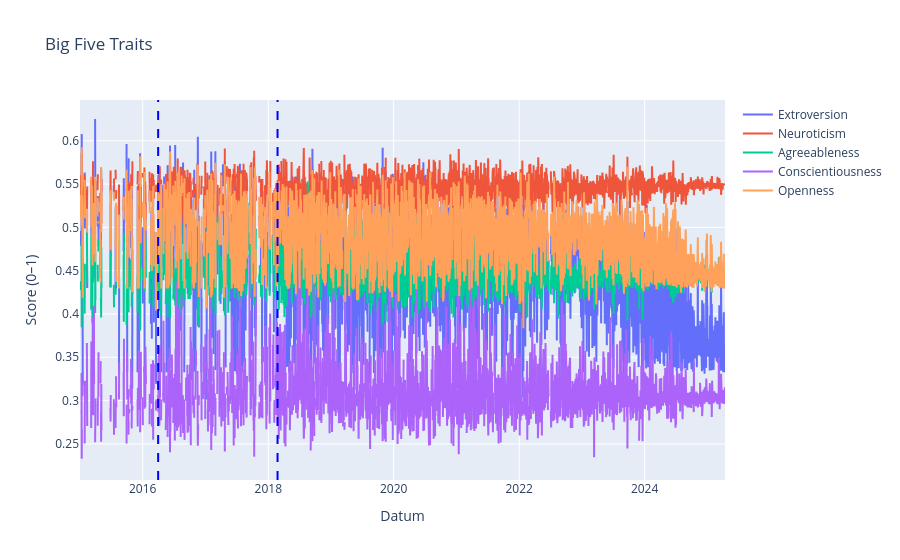

The notebook cell saved with this chart:
### Code cell
# Plot 5: Persönlichkeit
fig5 = go.Figure()
for col in ['Extroversion', 'Neuroticism', 'Agreeableness', 'Conscientiousness', 'Openness']:
    fig5.add_trace(go.Scatter(x=final_daily_df["date"], y=final_daily_df[col], mode='lines', name=col))
fig5.update_layout(title="Big Five Traits", xaxis_title="Datum", yaxis_title="Score (0–1)")

# Apply change point detection for personality traits
personality_data = final_daily_df[['Extroversion', 'Neuroticism', 'Agreeableness', 'Conscientiousness', 'Openness']].fillna(0).values

# Use ruptures for change point detection
model = rpt.Binseg(model="l2")  # Binary segmentation with l2 norm
n_bkps = 2  # Number of breakpoints to detect
breakpoints = model.fit_predict(personality_data, n_bkps=n_bkps)

# Add vertical lines for detected breakpoints
for bkp in breakpoints[:-1]:  # Exclude the last breakpoint (end of data)
    fig5.add_vline(x=final_daily_df["date"].iloc[bkp], line=dict(color="blue", dash="dash"), name="Breakpoint")

print("Detected breakpoints for personality traits:", breakpoints)
print("Breakpoints as dates:", final_daily_df['date'].iloc[breakpoints[:-1]].tolist())

fig5.show()

### Figure 1 — Plotly figure (JSON) as saved in the notebook; plotly's stock layout.template omitted (floating-point values rounded to 4 significant figures; data arrays with more than 128 entries replaced by an {"elided": "..."} marker saying what was removed)
{"data": [{"mode": "lines", "name": "Extroversion", "type": "scatter", "x": {"elided": "3756 str values"}, "y": {"elided": "3756 float values"}}, {"mode": "lines", "name": "Neuroticism", "type": "scatter", "x": {"elided": "3756 str values"}, "y": {"elided": "3756 float values"}}, {"mode": "lines", "name": "Agreeableness", "type": "scatter", "x": {"elided": "3756 str values"}, "y": {"elided": "3756 float values"}}, {"mode": "lines", "name": "Conscientiousness", "type": "scatter", "x": {"elided": "3756 str values"}, "y": {"elided": "3756 float values"}}, {"mode": "lines", "name": "Openness", "type": "scatter", "x": {"elided": "3756 str values"}, "y": {"elided": "3756 float values"}}], "layout": {"shapes": [{"line": {"color": "blue", "dash": "dash"}, "name": "Breakpoint", "type": "line", "x0": "2016-03-31T00:00:00", "x1": "2016-03-31T00:00:00", "xref": "x", "y0": 0, "y1": 1, "yref": "y domain"}, {"line": {"color": "blue", "dash": "dash"}, "name": "Breakpoint", "type": "line", "x0": "2018-02-24T00:00:00", "x1": "2018-02-24T00:00:00", "xref": "x", "y0": 0, "y1": 1, "yref": "y domain"}], "title": {"text": "Big Five Traits"}, "xaxis": {"title": {"text": "Datum"}}, "yaxis": {"title": {"text": "Score (0–1)"}}}}
